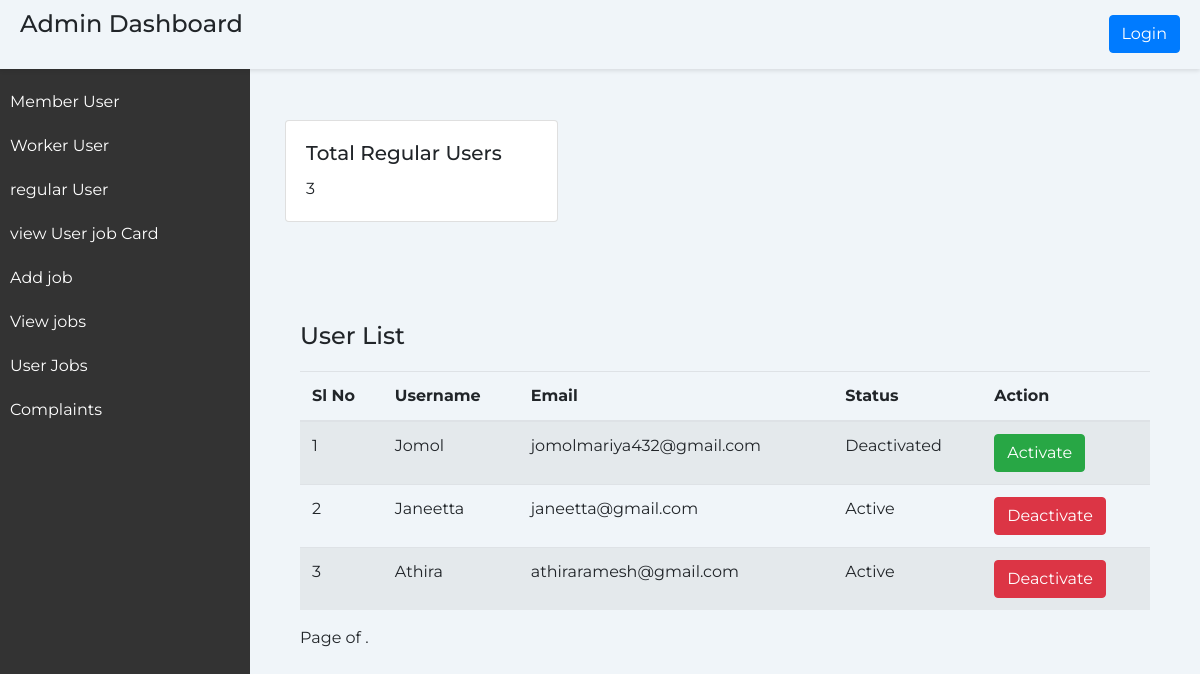
/user, run on an earlier commit of the app's database.
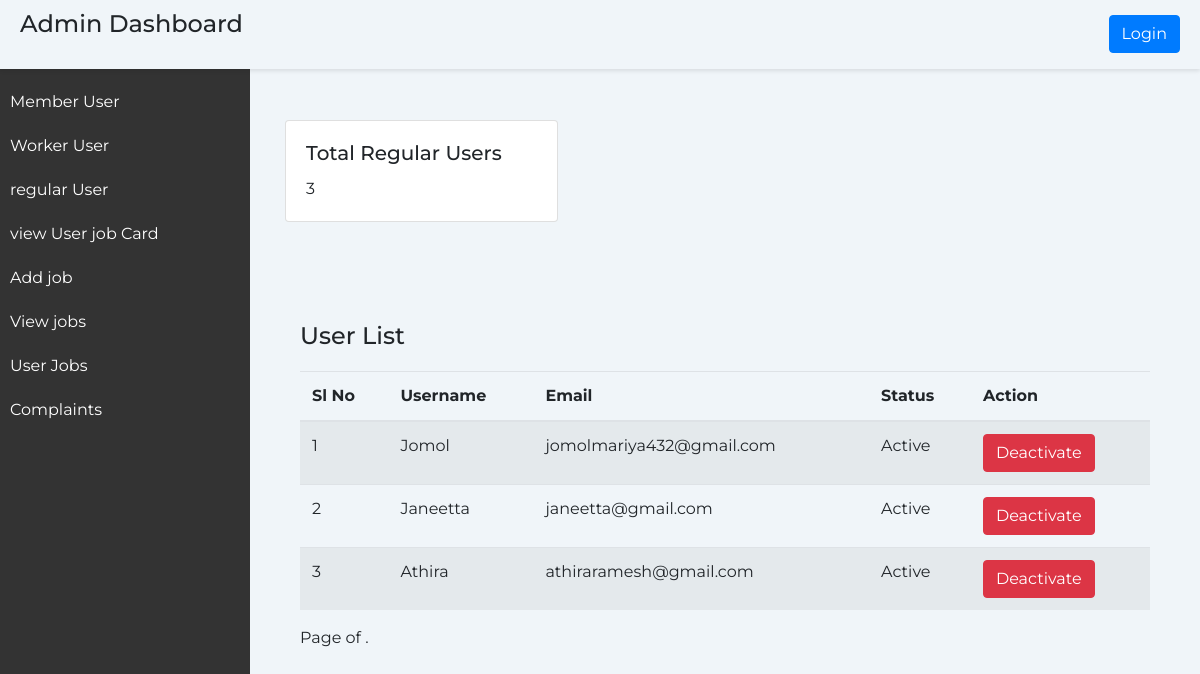
And on a later commit of the database.
### home/models.py (models this page shows, shortened)
class CustomUser(AbstractUser):
    user_type = models.CharField(max_length=20) # Add any additional fields you need
    email=models.EmailField(unique=True)
    is_mentor = models.BooleanField(default=False)
    admin_id = models.CharField(max_length=10, blank=True, null=True)
    is_verified = models.BooleanField(default=False)
    panchayath_name = models.CharField(max_length=100, blank=True, null=True,default='')
    ward_number = models.CharField(max_length=10, blank=True, null=True,default='')
    has_edited_profile = models.BooleanField(default=False)

### home/views.py (the view)
# urls.py: path('user',views.user,name='user'),
def user(request):
    regular_users = CustomUser.objects.filter(user_type='User')
    regular_count=regular_users.count()
    context = {
                'regular_users': regular_users,
                'regular_count':regular_count
             }
    return render(request,'user.html',context)

### templates/user.html (shortened to what the changed rows need)
<!DOCTYPE html>
                <html lang="en">
                <head>
                    <link href="https://maxcdn.bootstrapcdn.com/bootstrap/4.5.2/css/bootstrap.min.css" rel="stylesheet">
                </head>
                <body>
                    <div class="header">
                        <h1 class="page-title">Admin Dashboard</h1>
                     </div>
                    <div class="content">
                        <div class="container">
                            <div class="container">
                                <div id="regular-list">
                                    <h2 class="page-title mt-4">User List</h2>
                                    <table class="table table-striped">
                                        <thead>
                                            <tr>
                                                <th>Sl No</th>
                                                <th>Username</th>
                                                <th>Email</th>
                                                <th>Status</th>
                                                <th>Action</th>
                                            </tr>
                                        </thead>
                                        <tbody>
                                            {% for user in regular_users %}
                                            <tr>
                                                <td>{{ forloop.counter }}</td>
                                                <td>{{ user.username }}</td>
                                                <td>{{ user.email }}</td>
                                                <td>
                                                    {% if user.is_active %}
                                                        Active
                                                    {% else %}
                                                        Deactivated
                                                    {% endif %}
                                                </td>
                                                <td>
                                                    {% if user.is_active %}
                                                            <form method="post" action="{% url 'deactivate_user' user.id %}">
                                                                <button type="submit" class="btn btn-danger">Deactivate</button>
                                                            </form>
                                                        {% else %}
                                                            <form method="post" action="{% url 'activate_user' user.id %}">
                                                                <button type="submit" class="btn btn-success">Activate</button>
                                                            </form>
                                                    {% endif %}
                                                </td>
                                            </tr>
                                            {% endfor %}
                                        </tbody>
                                    </table>
                </body>
                </html>

What changed in the data, as far as the page shows it:
changed CustomUser "Jomol": is_active "Deactivated Activate" → "Active Deactivate"
